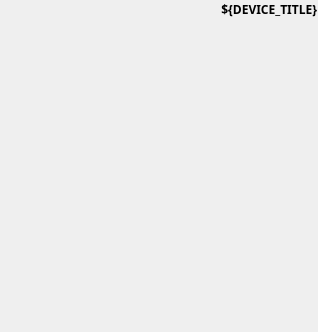
<?xml version="1.0" encoding="UTF-8"?>
<ui version="4.0">
 <class>Form</class>
 <widget class="QWidget" name="Form">
  <property name="geometry">
   <rect>
    <x>0</x>
    <y>0</y>
    <width>318</width>
    <height>332</height>
   </rect>
  </property>
  <property name="font">
   <font>
    <family>Sans Serif</family>
   </font>
  </property>
  <property name="windowTitle">
   <string>${DEVICE_TITLE}</string>
  </property>
  <widget class="QLabel" name="label">
   <property name="geometry">
    <rect>
     <x>-37</x>
     <y>0</y>
     <width>360</width>
     <height>335</height>
    </rect>
   </property>
   <property name="text">
    <string>&lt;html&gt;&lt;head/&gt;&lt;body&gt;&lt;p&gt;&lt;img src=&quot;:/optics/mirror.png&quot;/&gt;&lt;/p&gt;&lt;/body&gt;&lt;/html&gt;</string>
   </property>
  </widget>
  <widget class="PyDMEmbeddedDisplay" name="PyDMEmbeddedDisplay">
   <property name="geometry">
    <rect>
     <x>154</x>
     <y>67</y>
     <width>131</width>
     <height>111</height>
    </rect>
   </property>
   <property name="toolTip">
    <string/>
   </property>
   <property name="styleSheet">
    <string notr="true">PyDMLabel {
color: white;
}</string>
   </property>
   <property name="frameShape">
    <enum>QFrame::NoFrame</enum>
   </property>
   <property name="macros" stdset="0">
    <string>TITLE=Pitch,AXIS=${DEVICE}.pitch</string>
   </property>
   <property name="filename" stdset="0">
    <string>slits_motor.py</string>
   </property>
  </widget>
  <widget class="PyDMEmbeddedDisplay" name="PyDMEmbeddedDisplay_2">
   <property name="enabled">
    <bool>false</bool>
   </property>
   <property name="geometry">
    <rect>
     <x>8</x>
     <y>50</y>
     <width>131</width>
     <height>111</height>
    </rect>
   </property>
   <property name="toolTip">
    <string/>
   </property>
   <property name="styleSheet">
    <string notr="true">PyDMLabel {
color: white;

}</string>
   </property>
   <property name="frameShape">
    <enum>QFrame::NoFrame</enum>
   </property>
   <property name="macros" stdset="0">
    <string>TITLE=Bender</string>
   </property>
   <property name="filename" stdset="0">
    <string>slits_motor.py</string>
   </property>
  </widget>
  <widget class="PyDMEmbeddedDisplay" name="PyDMEmbeddedDisplay_3">
   <property name="geometry">
    <rect>
     <x>5</x>
     <y>191</y>
     <width>131</width>
     <height>111</height>
    </rect>
   </property>
   <property name="toolTip">
    <string/>
   </property>
   <property name="styleSheet">
    <string notr="true">#axis_name_line_edit {
color: white;
}</string>
   </property>
   <property name="frameShape">
    <enum>QFrame::NoFrame</enum>
   </property>
   <property name="macros" stdset="0">
    <string>TITLE=Normal,AXIS=${DEVICE}.normal</string>
   </property>
   <property name="filename" stdset="0">
    <string>slits_motor.py</string>
   </property>
  </widget>
  <widget class="PyDMDrawingLine" name="PyDMDrawingLine_5">
   <property name="geometry">
    <rect>
     <x>121</x>
     <y>157</y>
     <width>31</width>
     <height>41</height>
    </rect>
   </property>
   <property name="toolTip">
    <string/>
   </property>
   <property name="penStyle" stdset="0">
    <enum>Qt::SolidLine</enum>
   </property>
   <property name="penColor" stdset="0">
    <color>
     <red>255</red>
     <green>128</green>
     <blue>0</blue>
    </color>
   </property>
   <property name="penWidth" stdset="0">
    <double>3.000000000000000</double>
   </property>
   <property name="rotation" stdset="0">
    <double>65.000000000000000</double>
   </property>
   <property name="arrowStartPoint" stdset="0">
    <bool>true</bool>
   </property>
  </widget>
  <widget class="PyDMDrawingPolyline" name="PyDMDrawingPolyline_2">
   <property name="geometry">
    <rect>
     <x>123</x>
     <y>170</y>
     <width>31</width>
     <height>81</height>
    </rect>
   </property>
   <property name="toolTip">
    <string/>
   </property>
   <property name="alarmSensitiveContent" stdset="0">
    <bool>false</bool>
   </property>
   <property name="alarmSensitiveBorder" stdset="0">
    <bool>false</bool>
   </property>
   <property name="PyDMToolTip" stdset="0">
    <string/>
   </property>
   <property name="channel" stdset="0">
    <string/>
   </property>
   <property name="penStyle" stdset="0">
    <enum>Qt::DotLine</enum>
   </property>
   <property name="penColor" stdset="0">
    <color>
     <red>255</red>
     <green>128</green>
     <blue>0</blue>
    </color>
   </property>
   <property name="penWidth" stdset="0">
    <double>3.000000000000000</double>
   </property>
   <property name="arrowEndPoint" stdset="0">
    <bool>false</bool>
   </property>
   <property name="arrowStartPoint" stdset="0">
    <bool>false</bool>
   </property>
   <property name="arrowMidPoint" stdset="0">
    <bool>false</bool>
   </property>
   <property name="flipMidPointArrow" stdset="0">
    <bool>false</bool>
   </property>
   <property name="points">
    <stringlist>
     <string>15.0, 0.0</string>
     <string>15.0, 58.0</string>
     <string>0.0, 58.0</string>
    </stringlist>
   </property>
  </widget>
  <widget class="PyDMDrawingPolyline" name="hoizontal_pitch_polyline">
   <property name="geometry">
    <rect>
     <x>166</x>
     <y>48</y>
     <width>121</width>
     <height>31</height>
    </rect>
   </property>
   <property name="toolTip">
    <string/>
   </property>
   <property name="alarmSensitiveContent" stdset="0">
    <bool>false</bool>
   </property>
   <property name="alarmSensitiveBorder" stdset="0">
    <bool>false</bool>
   </property>
   <property name="PyDMToolTip" stdset="0">
    <string/>
   </property>
   <property name="channel" stdset="0">
    <string/>
   </property>
   <property name="penColor" stdset="0">
    <color>
     <red>255</red>
     <green>128</green>
     <blue>0</blue>
    </color>
   </property>
   <property name="penWidth" stdset="0">
    <double>3.000000000000000</double>
   </property>
   <property name="arrowEndPoint" stdset="0">
    <bool>false</bool>
   </property>
   <property name="arrowStartPoint" stdset="0">
    <bool>false</bool>
   </property>
   <property name="arrowMidPoint" stdset="0">
    <bool>false</bool>
   </property>
   <property name="flipMidPointArrow" stdset="0">
    <bool>false</bool>
   </property>
   <property name="points">
    <stringlist>
     <string>112.8, 0.0</string>
     <string>0.0, 0.0</string>
     <string>111.0, 25.0</string>
    </stringlist>
   </property>
  </widget>
  <widget class="PyDMDrawingArc" name="horizontal_pitch_arc">
   <property name="geometry">
    <rect>
     <x>143</x>
     <y>0</y>
     <width>81</width>
     <height>101</height>
    </rect>
   </property>
   <property name="toolTip">
    <string/>
   </property>
   <property name="penColor" stdset="0">
    <color>
     <red>255</red>
     <green>128</green>
     <blue>0</blue>
    </color>
   </property>
   <property name="penWidth" stdset="0">
    <double>3.000000000000000</double>
   </property>
   <property name="startAngle" stdset="0">
    <double>0.000000000000000</double>
   </property>
   <property name="spanAngle" stdset="0">
    <double>-10.000000000000000</double>
   </property>
  </widget>
  <widget class="PyDMDrawingArc" name="vertical_downstream_arc_5">
   <property name="geometry">
    <rect>
     <x>3</x>
     <y>16</y>
     <width>201</width>
     <height>131</height>
    </rect>
   </property>
   <property name="toolTip">
    <string/>
   </property>
   <property name="penColor" stdset="0">
    <color>
     <red>255</red>
     <green>128</green>
     <blue>0</blue>
    </color>
   </property>
   <property name="penWidth" stdset="0">
    <double>3.000000000000000</double>
   </property>
   <property name="rotation" stdset="0">
    <double>-15.000000000000000</double>
   </property>
   <property name="startAngle" stdset="0">
    <double>90.000000000000000</double>
   </property>
  </widget>
  <widget class="PyDMDrawingLine" name="PyDMDrawingLine">
   <property name="geometry">
    <rect>
     <x>40</x>
     <y>30</y>
     <width>100</width>
     <height>21</height>
    </rect>
   </property>
   <property name="toolTip">
    <string/>
   </property>
   <property name="penStyle" stdset="0">
    <enum>Qt::DotLine</enum>
   </property>
   <property name="penColor" stdset="0">
    <color>
     <red>255</red>
     <green>128</green>
     <blue>0</blue>
    </color>
   </property>
   <property name="penWidth" stdset="0">
    <double>3.000000000000000</double>
   </property>
   <property name="rotation" stdset="0">
    <double>90.000000000000000</double>
   </property>
  </widget>
  <widget class="PyDMLabel" name="PyDMLabel">
   <property name="geometry">
    <rect>
     <x>6</x>
     <y>0</y>
     <width>311</width>
     <height>20</height>
    </rect>
   </property>
   <property name="toolTip">
    <string/>
   </property>
   <property name="text">
    <string>&lt;html&gt;&lt;head/&gt;&lt;body&gt;&lt;p&gt;&lt;span style=&quot; font-weight:600;&quot;&gt;${DEVICE_TITLE}&lt;/span&gt;&lt;/p&gt;&lt;/body&gt;&lt;/html&gt;</string>
   </property>
   <property name="textFormat">
    <enum>Qt::RichText</enum>
   </property>
   <property name="alignment">
    <set>Qt::AlignRight|Qt::AlignTrailing|Qt::AlignVCenter</set>
   </property>
  </widget>
 </widget>
 <customwidgets>
  <customwidget>
   <class>PyDMLabel</class>
   <extends>QLabel</extends>
   <header>pydm.widgets.label</header>
  </customwidget>
  <customwidget>
   <class>PyDMDrawingArc</class>
   <extends>QWidget</extends>
   <header>pydm.widgets.drawing</header>
  </customwidget>
  <customwidget>
   <class>PyDMDrawingLine</class>
   <extends>QWidget</extends>
   <header>pydm.widgets.drawing</header>
  </customwidget>
  <customwidget>
   <class>PyDMDrawingPolyline</class>
   <extends>QWidget</extends>
   <header>pydm.widgets.drawing</header>
  </customwidget>
  <customwidget>
   <class>PyDMEmbeddedDisplay</class>
   <extends>QFrame</extends>
   <header>pydm.widgets.embedded_display</header>
  </customwidget>
 </customwidgets>
 <resources>
  <include location="resources/beamline_components.qrc"/>
 </resources>
 <connections/>
</ui>
